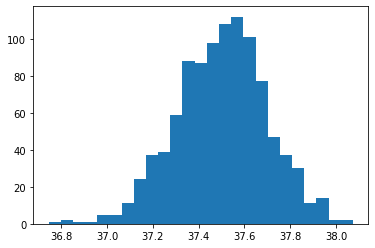

Generate this figure with Python:
# -*- coding: utf-8 -*-
"""
Created on Sat Aug 29 16:44:53 2020

@author: Claudio Collado

"""
#Ejercicio 4.14

import numpy as np
import matplotlib.pyplot as plt

temperaturas = np.load('Temperaturas.npy')
plt.hist(temperaturas,bins=25)
